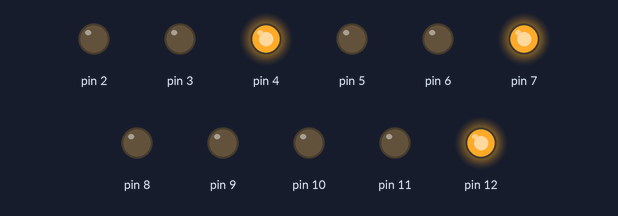
The sketch below on a simulated Arduino Uno, built with avr-gcc and run on an emulated ATmega328P. On the bench: output pins drawn as LEDs (lit = HIGH).

Above: at 0.1 s.
Timing chart, 0 to 1.6 s (numbered marks = the images above):
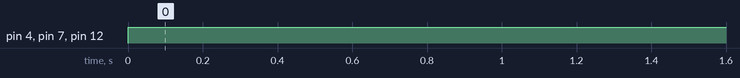

Measured:
- by itself, pin 4, pin 7, pin 12: LOW → HIGH at 0.00 s

The sketch:

testeDisplay7de4.ino
```cpp
void setup(){
 pinMode(2, OUTPUT);
 pinMode(3, OUTPUT);
 pinMode(4, OUTPUT);
 pinMode(5, OUTPUT);
 pinMode(6, OUTPUT);
 pinMode(7, OUTPUT);
 pinMode(8, OUTPUT);
 pinMode(9, OUTPUT);
 pinMode(10, OUTPUT);
 pinMode(11, OUTPUT);
 pinMode(12, OUTPUT);
}

void loop(){
  digitalWrite(12, HIGH);
  digitalWrite(7, HIGH);
  digitalWrite(4, HIGH);
}
```
